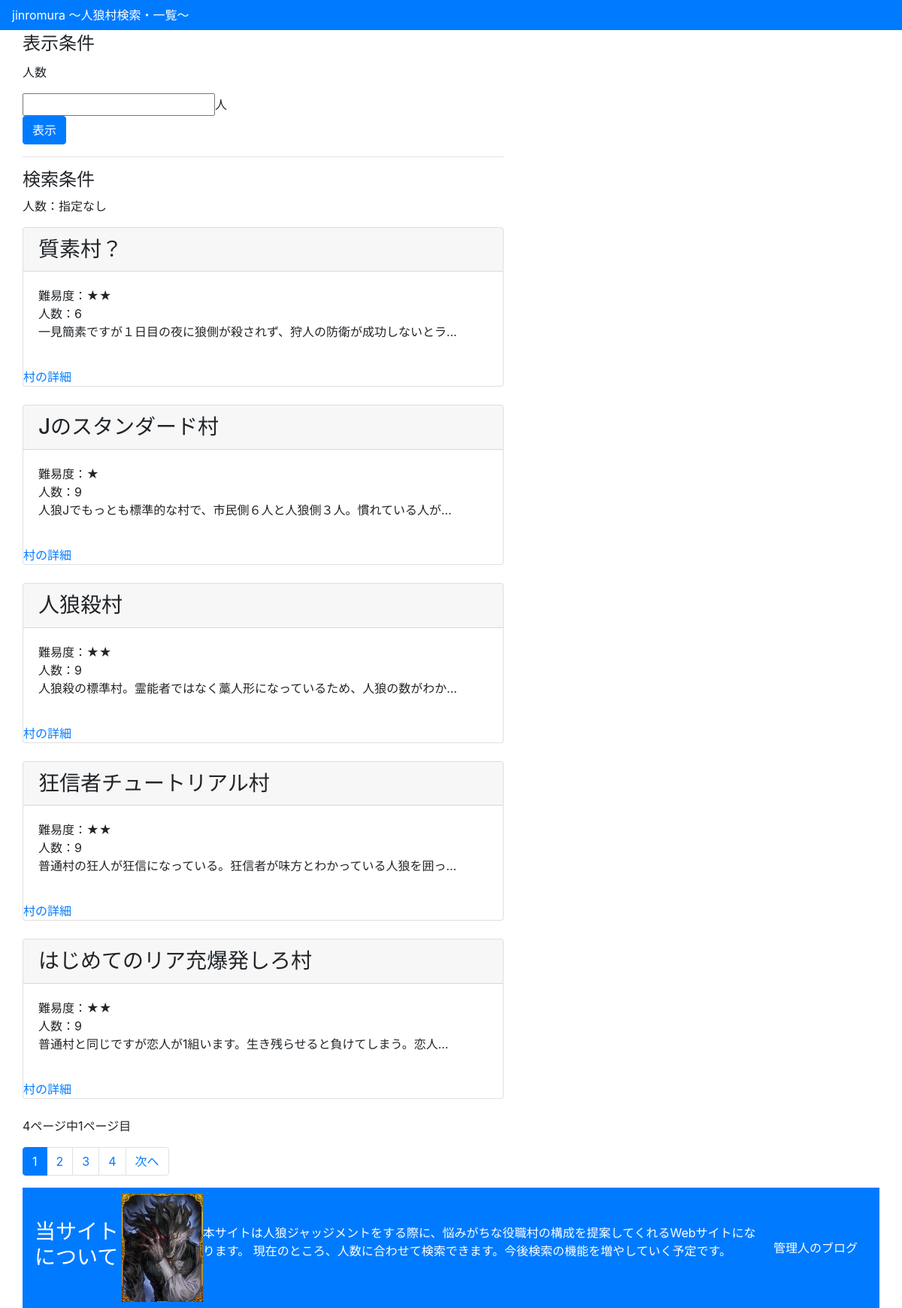
The app's page /jinromura/, older data.
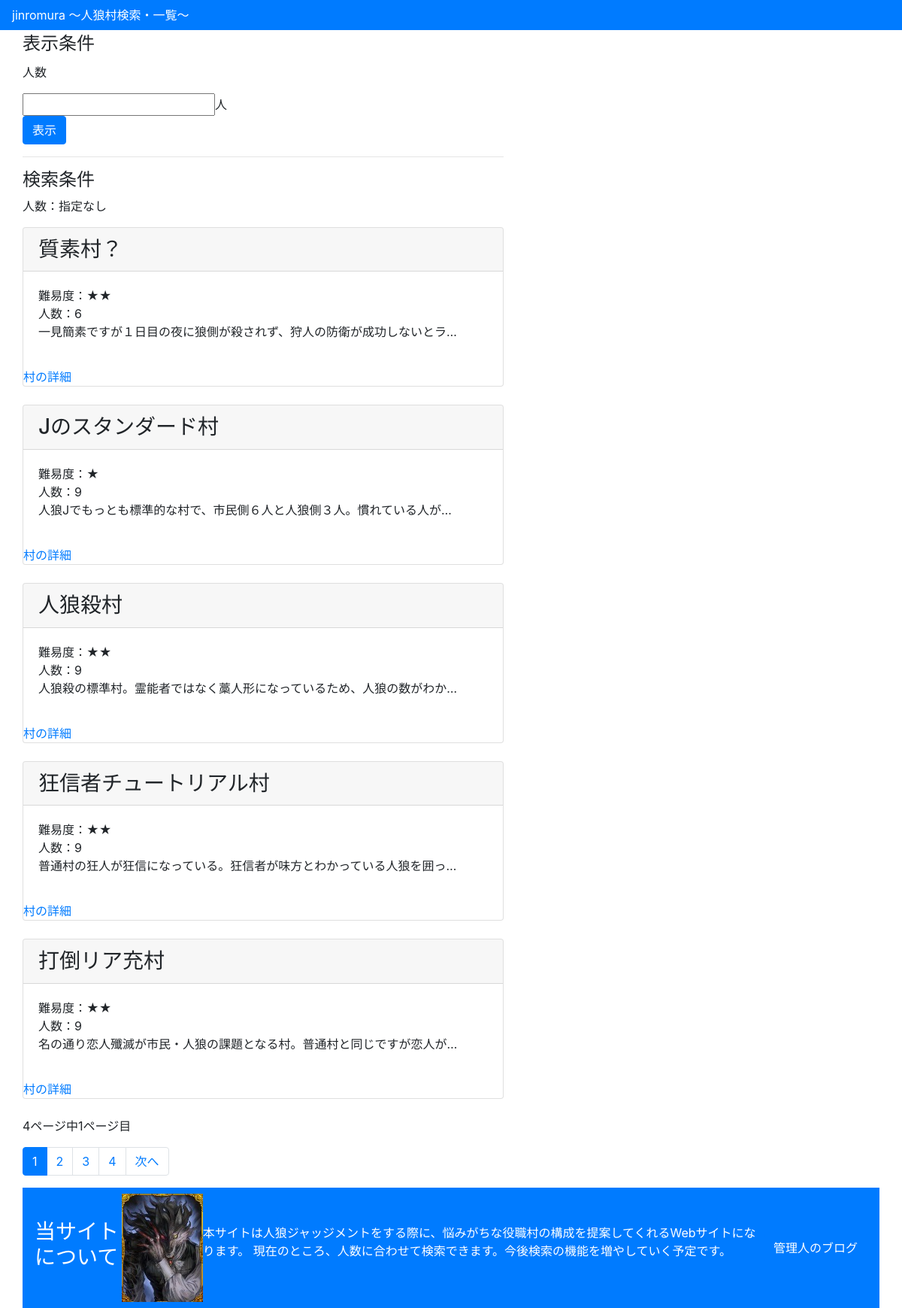
The same page, newer data.
### jinromura/models.py (models this page shows, shortened)
class Village(models.Model):
    name = models.CharField('村名',max_length=40)
    people = models.IntegerField('人数',default=0)
    level = models.IntegerField('難易度',default=0)
    category = models.CharField('種類',max_length=200)
    description = models.CharField('説明',max_length=200)
    citizen = models.IntegerField('市民',default=0)
    werewolf = models.IntegerField('人狼',default=0)
    hunter = models.IntegerField('狩人',default=0)
    f_teller = models.IntegerField('占い師',default=0)
    shaman = models.IntegerField('霊能者',default=0)
    dspcho = models.IntegerField('狂人',default=0)
    straw_doll = models.IntegerField('わら人形',default=0)
    lover = models.IntegerField('恋人',default=0)
    fox = models.IntegerField('妖狐',default=0)
    nekomata = models.IntegerField('猫又',default=0)
    black_cat = models.IntegerField('黒猫',default=0)
    thief = models.IntegerField('怪盗',default=0)
    psyco = models.IntegerField('サイコ',default=0)
    martydom = models.IntegerField('殉教者',default=0)
    bakery = models.IntegerField('パン屋',default=0)
    mayor = models.IntegerField('市長',default=0)
    trap_nurses = models.IntegerField('罠師',default=0)
    big_wolf = models.IntegerField('大狼',default=0)
    fugitive = models.IntegerField('逃亡者',default=0)
    zombi = models.IntegerField('ゾンビ',default=0)
    teruteru = models.IntegerField('てるてる坊主',default=0)
    wiseman = models.IntegerField('賢者',default=0)
    slave = models.IntegerField('奴隷',default=0)
    aristcracy = models.IntegerField('貴族',default=0)
    wolfboy = models.IntegerField('狼少年',default=0)
    santa = models.IntegerField('サンタ',default=0)
    pigman = models.IntegerField('豚男',default=0)
    cursed = models.IntegerField('呪われし者',default=0)
    dictator = models.IntegerField('独裁者',default=0)
    assassin = models.IntegerField('暗殺者',default=0)
    sorcerer = models.IntegerField('妖術師',default=0)
    bat = models.IntegerField('コウモリ',default=0)
    queen = models.IntegerField('女王',default=0)
    sasaki = models.IntegerField('ささやく狂人',default=0)
    fanatic = models.IntegerField('狂信者',default=0)
    goyoku = models.IntegerField('強欲な人狼',default=0)
    wisewolf = models.IntegerField('賢狼',default=0)
    noisywolf = models.IntegerField('饒舌な人狼',default=0)
    doctor = models.IntegerField('医者',default=0)

### jinromura/views.py (the view)
# urls.py: path('', views.IndexView.as_view(), name='index'),
class IndexView(generic.ListView):
    model = Village
    template_name = 'jinromura/index.html'
    paginate_by = 5
    def get_context_data(self, **kwargs):
        context = super(IndexView, self).get_context_data(**kwargs)
        object_list = self.model.objects.all().order_by('people')
        context['village_list'] = object_list
        return context
    def get_queryset(self):
        object_list = self.model.objects.all().order_by('people')
        q_people = self.request.GET.get('people')
        if q_people is not None:
            if q_people != "":
                object_list =object_list.filter(people=q_people)
        return object_list

### jinromura/templatetags/pagination.py (called while the page is built)
@register.simple_tag
def query_pagination(request, page_number):
    querydict = request.GET.copy()
    querydict['page'] = str(page_number)
    return querydict.urlencode()

### jinromura/templatetags/people_filters.py (called while the page is built)
@register.filter
def people(querydict):
    people = querydict.get('people')
    return "" if people is None else people

### jinromura/templatetags/range.py (called while the page is built)
@register.filter(name='range')
def _range(_min, args=None):
    _max, _step = None, None
    if args:
        if not isinstance(args, int):
            _max, _step = map(int, args.split(','))
        else:
            _max = args
    args = filter(None, (_min,_max,_step))
    return range(*args)

### jinromura/templates/jinromura/index.html (shortened to what this page needs)
{% load staticfiles %}
{% load static %}
{% load range %}
{% load people_filters %}
{% load pagination %}
<html>
  <head>
    <link rel="stylesheet" type="text/css" href="{% static 'css/bootstrap.css' %}" />
  </head>
  <body>
    <div>
      <nav class="navbar navbar-expand-lg navbar-light bg-primary text-white">
        jinromura 〜人狼村検索・一覧〜
      </nav>
    </div>
    <div class="container">
      <div class="row">
        <div id="contents">
          <form method="get" action="" name="filter_form">
            <legend>表示条件</legend>
            <p>人数</p>
            <div>
              <input type="number" id="filter_people"
                  name="people"
                  value={{ request.GET|people }}>人
            </div>
            <button class="btn btn-primary" id="filter">表示</button>
          </form>
          <hr>
          <h4>検索条件</h4>
          {% if request.GET|people %}
          <p>人数：{{request.GET|people}}</p>
          {% else %}
          <p>人数：指定なし</p>
          {% endif %}
          {% if object_list %}
            {% for village in object_list %}
            <div class="card" style="width:40rem;">
              <h3 class="card-header">{{ village.name }}</h3>
              <p class="card-body">難易度：{% for value in village.level|range %}★{% endfor %}
                <br>人数：{{ village.people }}
                <br>{{ village.description|truncatechars:35 }}
              </p>
              <a href="{% url 'detail' village.id %}" class="card-link">村の詳細</a>
            </div>
            <br>
            {% endfor %}
          {% else %}
            <p>条件に該当する村は見つかりませんでした。</p>
          {% endif %}
          {% if is_paginated %}
            <p>{{ page_obj.paginator.num_pages }}ページ中{{ page_obj.number }}ページ目</p>
            <nav>
              <ul class="pagination">
                  {% for link_page in page_obj.paginator.page_range %}
                      {% if link_page == page_obj.number %}
                          <li class="page-item active"><span class="page-link" href="#">{{ link_page }}</span></li>
                      {% else %}
                          <li class="page-item"><a class="page-link" href="{% url 'index' %}?{% query_pagination request link_page %}">{{ link_page }}</a></li>
                      {% endif %}
                  {% endfor %}
                  {% if page_obj.has_next %}
                      <li class="page-item"><a class="page-link" href="{% url 'index' %}?{% query_pagination request page_obj.next_page_number %}">次へ</a></li>
                  {% endif %}
              </ul>
            </nav>
            {% endif %}
          </div>
          <div>
            <nav class="navbar navbar-expand-lg navbar-light bg-primary text-white">
              <h3>当サイトについて</h3>
              <br>
              <img src="{% static "img/werewolf.jpg" %}" alt="Werewolf image">
              <br>
              <p>
                本サイトは人狼ジャッジメントをする際に、悩みがちな役職村の構成を提案してくれるWebサイトになります。
                現在のところ、人数に合わせて検索できます。今後検索の機能を増やしていく予定です。
              </p>
              <a class="btn btn-primary" href="https://takaxtech.com/">管理人のブログ</a>
            </nav>
          </div>
      </div>
    </body>
</html>

Row changes from the older to the newer data that the page shows:
changed Village: name "はじめてのリア充爆発しろ村" → "打倒リア充村"; description "普通村と同じですが恋人が1組います。生き残らせると負けてしまう。恋人…" → "名の通り恋人殲滅が市民・人狼の課題となる村。普通村と同じですが恋人が…"
